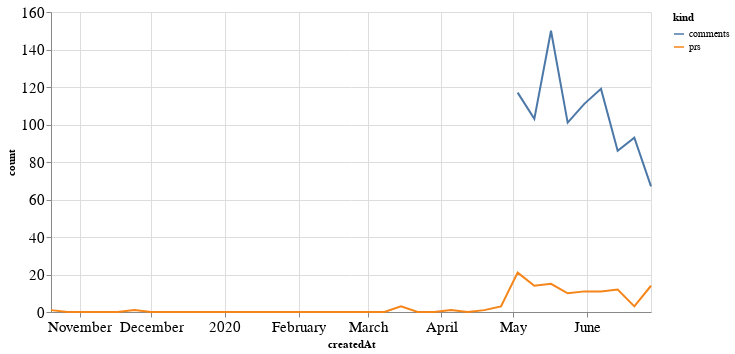

This figure's notebook cell:
### Code cell
alt.Chart(total_time, width=600).mark_line().encode(
    x='createdAt',
    y='count',
    color='kind'
)

### Figure 1 — Vega-Lite specification as saved in the notebook (floating-point values rounded to 4 significant figures)
{"config": {"axisLeft": {"labelFontSize": 15}, "axisBottom": {"labelFontSize": 15}}, "data": {"name": "data-1982fc1ecdd08d88c0f8c61253ebdb60"}, "mark": "line", "encoding": {"color": {"type": "nominal", "field": "kind"}, "x": {"type": "temporal", "field": "createdAt"}, "y": {"type": "quantitative", "field": "count"}}, "width": 600, "$schema": "https://vega.github.io/schema/vega-lite/v4.8.1.json", "datasets": {"data-1982fc1ecdd08d88c0f8c61253ebdb60": [{"createdAt": "2019-10-20T00:00:00", "kind": "prs", "count": 1.0}, {"createdAt": "2019-10-27T00:00:00", "kind": "prs", "count": 0.0}, {"createdAt": "2019-11-03T00:00:00", "kind": "prs", "count": 0.0}, {"createdAt": "2019-11-10T00:00:00", "kind": "prs", "count": 0.0}, {"createdAt": "2019-11-17T00:00:00", "kind": "prs", "count": 0.0}, {"createdAt": "2019-11-24T00:00:00", "kind": "prs", "count": 1.0}, {"createdAt": "2019-12-01T00:00:00", "kind": "prs", "count": 0.0}, {"createdAt": "2019-12-08T00:00:00", "kind": "prs", "count": 0.0}, {"createdAt": "2019-12-15T00:00:00", "kind": "prs", "count": 0.0}, {"createdAt": "2019-12-22T00:00:00", "kind": "prs", "count": 0.0}, {"createdAt": "2019-12-29T00:00:00", "kind": "prs", "count": 0.0}, {"createdAt": "2020-01-05T00:00:00", "kind": "prs", "count": 0.0}, {"createdAt": "2020-01-12T00:00:00", "kind": "prs", "count": 0.0}, {"createdAt": "2020-01-19T00:00:00", "kind": "prs", "count": 0.0}, {"createdAt": "2020-01-26T00:00:00", "kind": "prs", "count": 0.0}, {"createdAt": "2020-02-02T00:00:00", "kind": "prs", "count": 0.0}, {"createdAt": "2020-02-09T00:00:00", "kind": "prs", "count": 0.0}, {"createdAt": "2020-02-16T00:00:00", "kind": "prs", "count": 0.0}, {"createdAt": "2020-02-23T00:00:00", "kind": "prs", "count": 0.0}, {"createdAt": "2020-03-01T00:00:00", "kind": "prs", "count": 0.0}, {"createdAt": "2020-03-08T00:00:00", "kind": "prs", "count": 0.0}, {"createdAt": "2020-03-15T00:00:00", "kind": "prs", "count": 3.0}, {"createdAt": "2020-03-22T00:00:00", "kind": "prs", "count": 0.0}, {"createdAt": "2020-03-29T00:00:00", "kind": "prs", "count": 0.0}, {"createdAt": "2020-04-05T00:00:00", "kind": "prs", "count": 1.0}, {"createdAt": "2020-04-12T00:00:00", "kind": "prs", "count": 0.0}, {"createdAt": "2020-04-19T00:00:00", "kind": "prs", "count": 1.0}, {"createdAt": "2020-04-26T00:00:00", "kind": "prs", "count": 3.0}, {"createdAt": "2020-05-03T00:00:00", "kind": "prs", "count": 21.0}, {"createdAt": "2020-05-10T00:00:00", "kind": "prs", "count": 14.0}, {"createdAt": "2020-05-17T00:00:00", "kind": "prs", "count": 15.0}, {"createdAt": "2020-05-24T00:00:00", "kind": "prs", "count": 10.0}, {"createdAt": "2020-05-31T00:00:00", "kind": "prs", "count": 11.0}, {"createdAt": "2020-06-07T00:00:00", "kind": "prs", "count": 11.0}, {"createdAt": "2020-06-14T00:00:00", "kind": "prs", "count": 12.0}, {"createdAt": "2020-06-21T00:00:00", "kind": "prs", "count": 3.0}, {"createdAt": "2020-06-28T00:00:00", "kind": "prs", "count": 14.0}, {"createdAt": "2019-10-20T00:00:00", "kind": "comments", "count": null}, {"createdAt": "2019-10-27T00:00:00", "kind": "comments", "count": null}, {"createdAt": "2019-11-03T00:00:00", "kind": "comments", "count": null}, {"createdAt": "2019-11-10T00:00:00", "kind": "comments", "count": null}, {"createdAt": "2019-11-17T00:00:00", "kind": "comments", "count": null}, {"createdAt": "2019-11-24T00:00:00", "kind": "comments", "count": null}, {"createdAt": "2019-12-01T00:00:00", "kind": "comments", "count": null}, {"createdAt": "2019-12-08T00:00:00", "kind": "comments", "count": null}, {"createdAt": "2019-12-15T00:00:00", "kind": "comments", "count": null}, {"createdAt": "2019-12-22T00:00:00", "kind": "comments", "count": null}, {"createdAt": "2019-12-29T00:00:00", "kind": "comments", "count": null}, {"createdAt": "2020-01-05T00:00:00", "kind": "comments", "count": null}, {"createdAt": "2020-01-12T00:00:00", "kind": "comments", "count": null}, {"createdAt": "2020-01-19T00:00:00", "kind": "comments", "count": null}, {"createdAt": "2020-01-26T00:00:00", "kind": "comments", "count": null}, {"createdAt": "2020-02-02T00:00:00", "kind": "comments", "count": null}, {"createdAt": "2020-02-09T00:00:00", "kind": "comments", "count": null}, {"createdAt": "2020-02-16T00:00:00", "kind": "comments", "count": null}, {"createdAt": "2020-02-23T00:00:00", "kind": "comments", "count": null}, {"createdAt": "2020-03-01T00:00:00", "kind": "comments", "count": null}, {"createdAt": "2020-03-08T00:00:00", "kind": "comments", "count": null}, {"createdAt": "2020-03-15T00:00:00", "kind": "comments", "count": null}, {"createdAt": "2020-03-22T00:00:00", "kind": "comments", "count": null}, {"createdAt": "2020-03-29T00:00:00", "kind": "comments", "count": null}, {"createdAt": "2020-04-05T00:00:00", "kind": "comments", "count": null}, {"createdAt": "2020-04-12T00:00:00", "kind": "comments", "count": null}, {"createdAt": "2020-04-19T00:00:00", "kind": "comments", "count": null}, {"createdAt": "2020-04-26T00:00:00", "kind": "comments", "count": null}, {"createdAt": "2020-05-03T00:00:00", "kind": "comments", "count": 117.0}, {"createdAt": "2020-05-10T00:00:00", "kind": "comments", "count": 103.0}, {"createdAt": "2020-05-17T00:00:00", "kind": "comments", "count": 150.0}, {"createdAt": "2020-05-24T00:00:00", "kind": "comments", "count": 101.0}, {"createdAt": "2020-05-31T00:00:00", "kind": "comments", "count": 111.0}, {"createdAt": "2020-06-07T00:00:00", "kind": "comments", "count": 119.0}, {"createdAt": "2020-06-14T00:00:00", "kind": "comments", "count": 86.0}, {"createdAt": "2020-06-21T00:00:00", "kind": "comments", "count": 93.0}, {"createdAt": "2020-06-28T00:00:00", "kind": "comments", "count": 67.0}]}}
